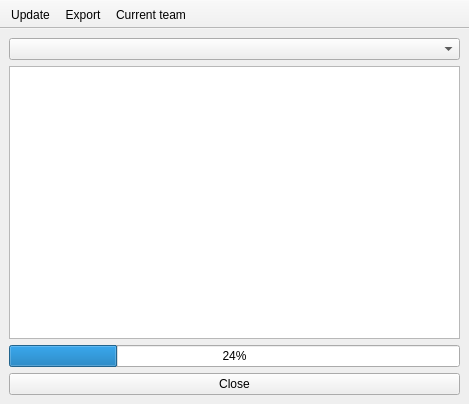
<?xml version="1.0" encoding="UTF-8"?>
<ui version="4.0">
 <class>Rankings</class>
 <widget class="QMainWindow" name="Rankings">
  <property name="geometry">
   <rect>
    <x>0</x>
    <y>0</y>
    <width>469</width>
    <height>404</height>
   </rect>
  </property>
  <property name="windowTitle">
   <string>Rankings</string>
  </property>
  <widget class="QWidget" name="centralwidget">
   <layout class="QVBoxLayout" name="verticalLayout">
    <item>
     <widget class="QComboBox" name="teamCombo"/>
    </item>
    <item>
     <widget class="QTableView" name="tableView">
      <property name="editTriggers">
       <set>QAbstractItemView::NoEditTriggers</set>
      </property>
      <property name="alternatingRowColors">
       <bool>true</bool>
      </property>
      <property name="selectionMode">
       <enum>QAbstractItemView::SingleSelection</enum>
      </property>
      <property name="selectionBehavior">
       <enum>QAbstractItemView::SelectRows</enum>
      </property>
      <attribute name="verticalHeaderVisible">
       <bool>false</bool>
      </attribute>
     </widget>
    </item>
    <item>
     <widget class="QProgressBar" name="progressBar">
      <property name="value">
       <number>24</number>
      </property>
     </widget>
    </item>
    <item>
     <widget class="QPushButton" name="closeButton">
      <property name="text">
       <string>Close</string>
      </property>
     </widget>
    </item>
   </layout>
  </widget>
  <widget class="QToolBar" name="toolBar">
   <property name="windowTitle">
    <string>toolBar</string>
   </property>
   <property name="movable">
    <bool>false</bool>
   </property>
   <property name="iconSize">
    <size>
     <width>16</width>
     <height>16</height>
    </size>
   </property>
   <property name="toolButtonStyle">
    <enum>Qt::ToolButtonTextUnderIcon</enum>
   </property>
   <property name="floatable">
    <bool>false</bool>
   </property>
   <attribute name="toolBarArea">
    <enum>TopToolBarArea</enum>
   </attribute>
   <attribute name="toolBarBreak">
    <bool>false</bool>
   </attribute>
   <addaction name="actionUpdate"/>
   <addaction name="actionExport"/>
   <addaction name="actionCurrent_team"/>
  </widget>
  <action name="actionUpdate">
   <property name="icon">
    <iconset resource="resources.qrc">
     <normaloff>:/icons/update</normaloff>:/icons/update</iconset>
   </property>
   <property name="text">
    <string>Update</string>
   </property>
  </action>
  <action name="actionExport">
   <property name="icon">
    <iconset resource="resources.qrc">
     <normaloff>:/icons/export</normaloff>:/icons/export</iconset>
   </property>
   <property name="text">
    <string>Export</string>
   </property>
  </action>
  <action name="actionCurrent_team">
   <property name="checkable">
    <bool>true</bool>
   </property>
   <property name="text">
    <string>Current team</string>
   </property>
  </action>
 </widget>
 <resources>
  <include location="resources.qrc"/>
 </resources>
 <connections/>
</ui>
